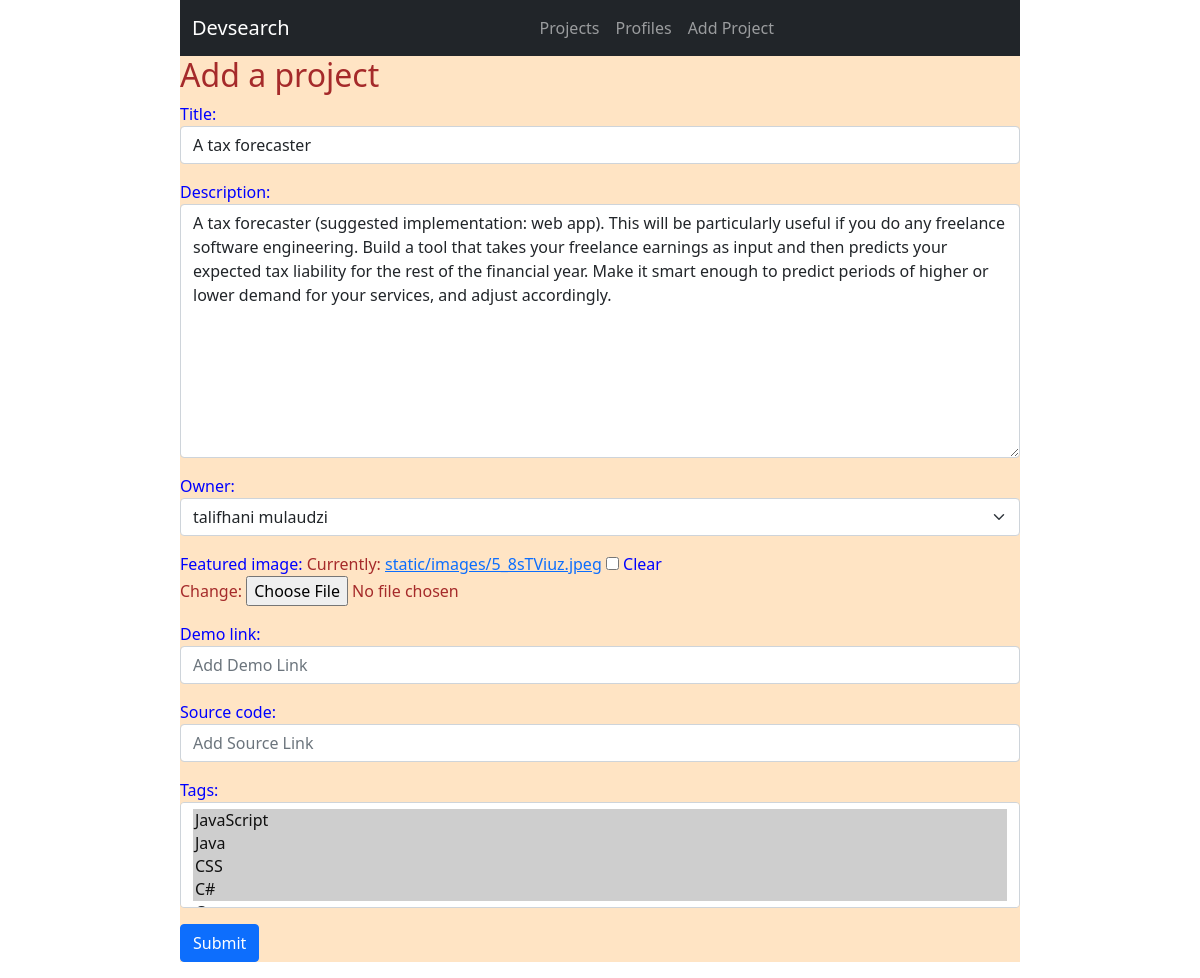
Page /update-project/a3451a0d-192f-423c-89ee-17927b55780a/ on the committed database.
### project/models.py (models this page shows, shortened)
class Project(models.Model):
    id = models.UUIDField(default=uuid.uuid4, editable=False, null=False, blank=False, primary_key=True)
    title = models.CharField(null=False, blank=False, max_length=200)
    description = models.TextField(null=True, blank=True)
    owner = models.ForeignKey(Profile, on_delete=models.SET_NULL, null=True, blank=True)
    featured_image = models.ImageField(null=True, blank=True, default='Design.JPG', upload_to='static/images/')
    demo_link = models.CharField(null=True, blank=True, max_length=200)
    source_code = models.CharField(null=True, blank=True, max_length=200)
    created = models.DateTimeField(auto_now_add=True)
    tags = models.ManyToManyField('Tag', blank=True)

### project/views.py (the view)
# urls.py: path('update-project/<str:pk>/', views.updateProject, name='update-project'),
def updateProject(request, pk):
    project = Project.objects.get(id=pk)
    form = ProjectForm(instance=project)
    if request.method == 'POST':
        form = ProjectForm(request.POST,request.FILES, instance=project)
        if form.is_valid():
            form.save()
            return redirect(projects)
    context = {'form':form}
    return render(request, 'project/add-project.html', context)

### project/forms.py
class ProjectForm(ModelForm):
    class Meta:
        model = Project
        fields = '__all__'
        widgets = {
            'title':forms.TextInput(attrs={'class':'form-control', 'placeholder':'Add Title'}),
            'description':forms.Textarea(attrs={'class':'form-control', 'placeholder':'Add Description'}),
            'tags':forms.SelectMultiple(attrs={'class':'form-select'}),
            'owner':forms.Select(attrs={'class':'form-select'}),
            'demo_link':forms.TextInput(attrs={'class':'form-control', 'placeholder':'Add Demo Link'}),
            'source_code':forms.TextInput(attrs={'class':'form-control', 'placeholder':'Add Source Link'}),
        }

### project/models.py (called while the page is built)
    def __str__(self):
        return self.name

### users/models.py (called while the page is built)
    def __str__(self):
        return str(self.name)

### project/templates/project/add-project.html
{% extends 'home.html' %} {% load static %} {% block cont %}
<div class="form-container mb-3">
  <h2>Add a project</h2>
  <form action="" method="POST" enctype="multipart/form-data">
    {% csrf_token %} {{form.as_p}}
    <input class="btn btn-primary" type="submit" value="Submit" />
  </form>
</div>
{% endblock %}

### static/css/style.css (style rules this page uses)
:root { width: 70%; max-width: 1100px; }
* { margin: 0; box-sizing: border-box; margin: auto; }
.form-container { background-color: bisque; color: brown; }
label { color: blue; }

### rows in the picture
Project: title "A tax forecaster", description "A tax forecaster (suggested implementation: web app). This will be particularly useful if you do any freelance software engineering. Build a tool that takes your freelance earnings as input and then predicts your expected tax liability for the rest of the financial year. Make it smart enough to predict periods of higher or lower demand for your services, and adjust accordingly.", owner "talifhani mulaudzi"
